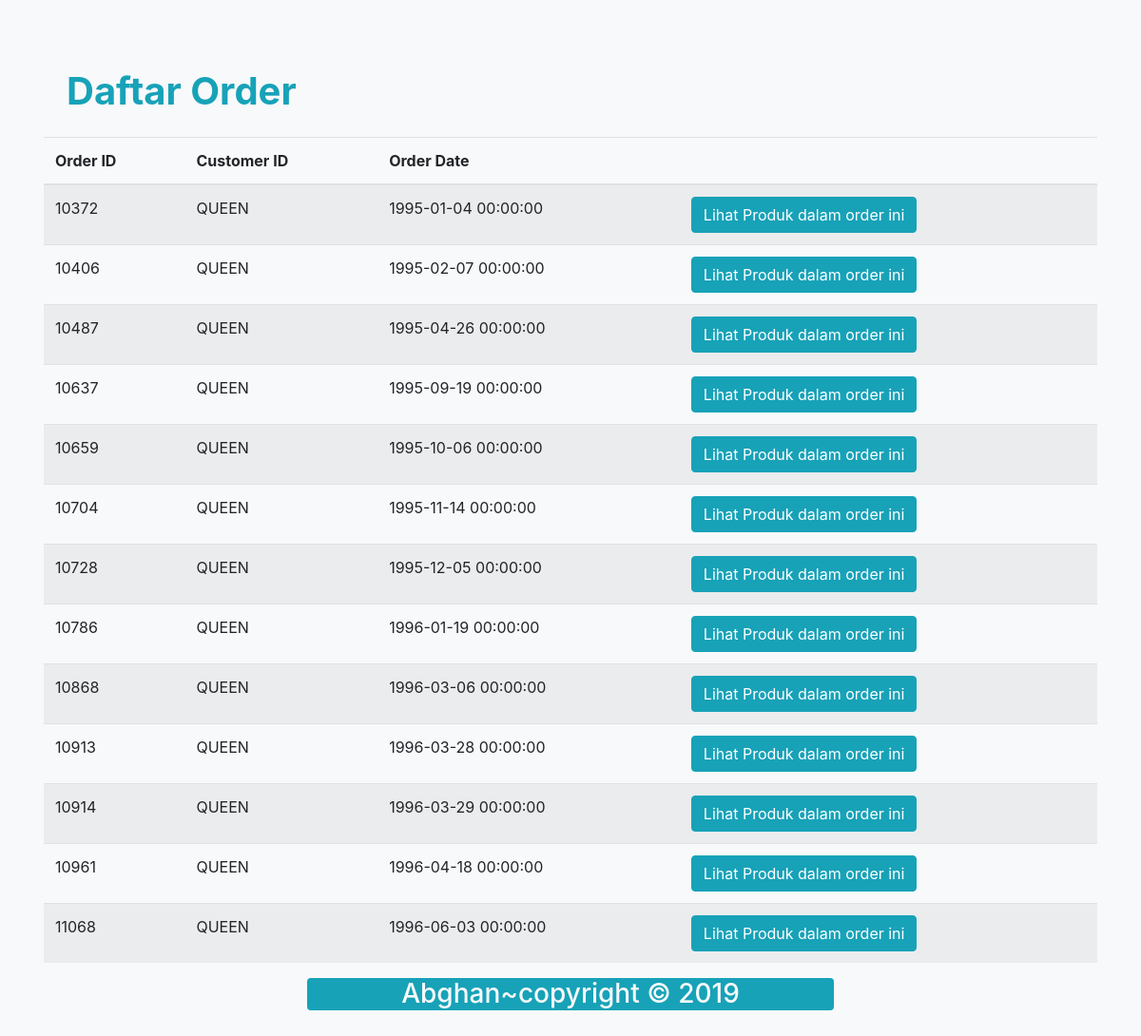
/order.php?cid=QUEEN, run on the app's committed database.
### tables this page shows
CREATE TABLE `orders` (
  `OrderID` int(11) NOT NULL default '0',
  `CustomerID` varchar(5) default NULL,
  `EmployeeID` int(11) default NULL,
  `OrderDate` datetime default NULL,
  `RequiredDate` datetime default NULL,
  `ShippedDate` datetime default NULL,
  `ShipVia` int(11) default NULL,
  `Freight` double default NULL,
  `ShipName` varchar(40) default NULL,
  `ShipAddress` varchar(60) default NULL,
  `ShipCity` varchar(15) default NULL,
  `ShipRegion` varchar(15) default NULL,
  `ShipPostalCode` varchar(10) default NULL,
  `ShipCountry` varchar(15) default NULL,
  PRIMARY KEY  (`OrderID`)
);

### order.php (the view, shortened to what this page needs)
<!DOCTYPE html>
<html lang="en">
<head>
  <link rel="stylesheet" href="css/bootstrap.min.css">
</head>
<body class="bg-light">
  <?php
  $cid = $_GET['cid'];
  $link = mysqli_connect("localhost", "root", "", "nwind");
  $data = mysqli_query($link, "SELECT * FROM orders WHERE CustomerID = '$cid'");
  ?>
  <div class="container bg-light p-3 my-5 rounded">
    <h1 class="text-info mt-2 ml-4 mb-auto"><b>Daftar Order</b></h1><br>
    <table class="table table-striped">
      <thead>
        <tr>
          <th scope="col">Order ID</th>
          <th scope="col">Customer ID</th>
          <th scope="col">Order Date</th>
          <th scope="col"></th>
        </tr>
      </thead>
      <tbody>
        <?php
        while ($row = mysqli_fetch_array($data)) {
          ?>
          <tr>
            <td>
              <?=
                  $row['OrderID'];
                $order = $row['OrderID'];
                ?>
            </td>
            <td><?= $cid; ?></td>
            <td><?= $row['OrderDate']; ?></td>
            <td>
              <a href="order-details.php?oid=<?= $order ?>">
                <button type="button" class="btn btn-info">Lihat Produk dalam order ini</button>
              </a>
            </td>
          </tr>
        <?php
        }
        ?>
      </tbody>
    </table>
    <div class="container col-6 bg-info rounded">
        <h3 class="text-light text-center">Abghan~copyright &copy 2019</h3>
    </div>
  </div>
</body>
</html>

### data on the page
orders: OrderID "10372", OrderDate "1995-01-04 00:00:00"
orders: OrderID "10406", OrderDate "1995-02-07 00:00:00"
orders: OrderID "10487", OrderDate "1995-04-26 00:00:00"
orders: OrderID "10637", OrderDate "1995-09-19 00:00:00"
orders: OrderID "10659", OrderDate "1995-10-06 00:00:00"
orders: OrderID "10704", OrderDate "1995-11-14 00:00:00"
orders: OrderID "10728", OrderDate "1995-12-05 00:00:00"
orders: OrderID "10786", OrderDate "1996-01-19 00:00:00"
orders: OrderID "10868", OrderDate "1996-03-06 00:00:00"
orders: OrderID "10913", OrderDate "1996-03-28 00:00:00"
orders: OrderID "10914", OrderDate "1996-03-29 00:00:00"
orders: OrderID "10961", OrderDate "1996-04-18 00:00:00"
orders: OrderID "11068", OrderDate "1996-06-03 00:00:00"
